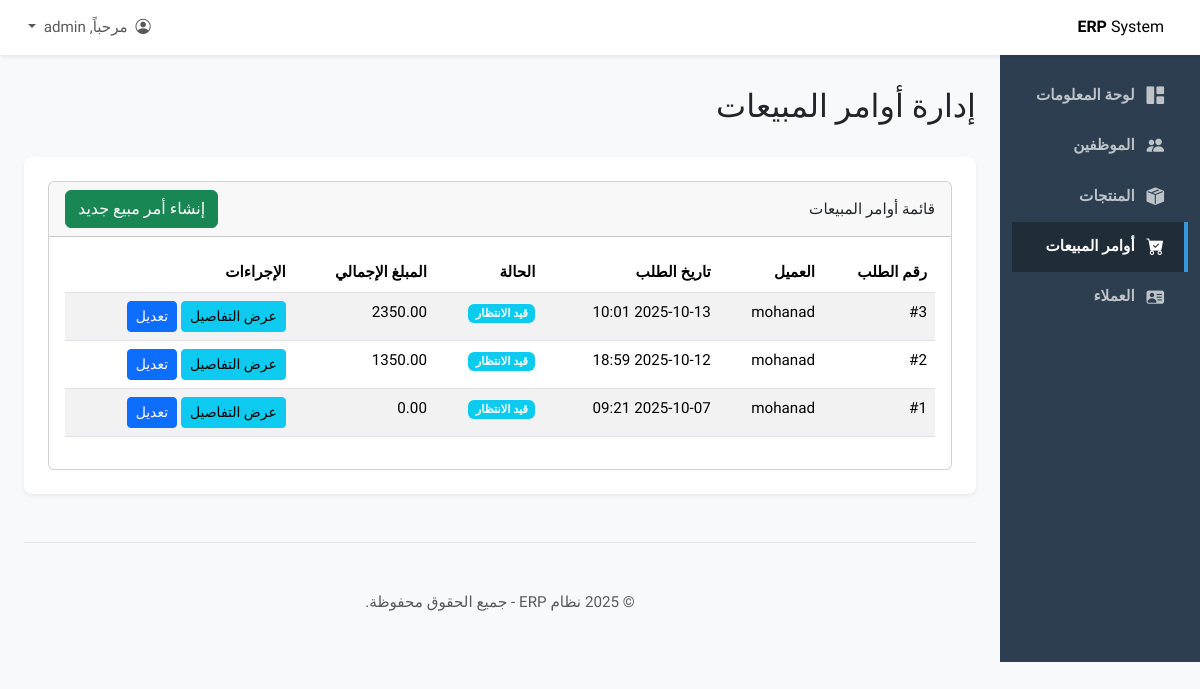
The page /customers/orders/ (signed in) on the database as committed earlier.
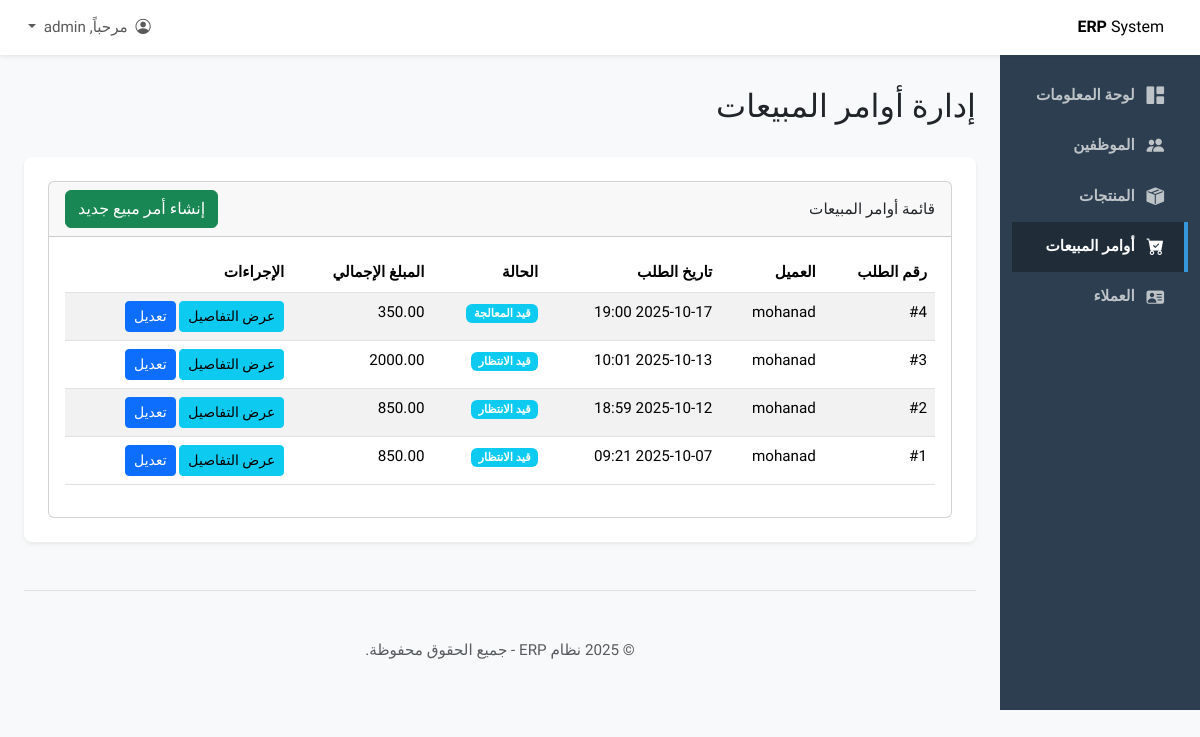
The same page on the database as committed later.
### sales/models.py (models this page shows, shortened)
class SalesOrder(models.Model):
    STATUS_CHOICES = [
        ('PENDING', 'قيد الانتظار'),
        ('PROCESSING', 'قيد المعالجة'),
        ('SHIPPED', 'تم الشحن'),
        ('DELIVERED', 'تم التسليم'),
        ('CANCELLED', 'ملغى'),
    ]
    customer = models.ForeignKey(Customer, on_delete=models.CASCADE, verbose_name="العميل")
    order_date = models.DateTimeField(default=timezone.now, verbose_name="تاريخ الطلب")
    status = models.CharField(max_length=20, choices=STATUS_CHOICES, default='PENDING', verbose_name="حالة الطلب")
    total_amount = models.DecimalField(max_digits=10, decimal_places=2, default=0.00, verbose_name="المبلغ الإجمالي")
    created_by = models.ForeignKey(Employee, on_delete=models.SET_NULL, null=True, blank=True, verbose_name="تم إنشاؤه بواسطة")
    class Meta:
        verbose_name = "أمر مبيع"
        verbose_name_plural = "أوامر المبيعات"

class Customer(models.Model):
    name = models.CharField(max_length=200, verbose_name="اسم العميل")
    email = models.EmailField(blank=True, null=True, verbose_name="البريد الإلكتروني")
    phone_number = models.CharField(max_length=20, blank=True, null=True, verbose_name="رقم الهاتف")
    address = models.TextField(blank=True, null=True, verbose_name="العنوان")
    class Meta:
        verbose_name = "العميل"
        verbose_name_plural = "العملاء"

### sales/views.py (the view)
# urls.py: path('', views.sales_order_list_view, name='sales_order_list'),
@login_required
@permission_required('sales.view_salesorder', raise_exception=True)
def sales_order_list_view(request):
    orders = SalesOrder.objects.all().order_by('-order_date') # عرض الأحدث أولاً
    return render(request, 'sales/sales_order_list.html', {'orders': orders})

### sales/templates/sales/sales_order_list.html (shortened to what this page needs)
{% extends "base.html" %}
{% block page_title %}إدارة أوامر المبيعات{% endblock %}
{% block content %}
<div class="card">
    <div class="card-header d-flex justify-content-between align-items-center">
        <span>قائمة أوامر المبيعات</span>
        {% if perms.sales.add_salesorder %}
            <a href="{% url 'sales_order_add' %}" class="btn btn-success">إنشاء أمر مبيع جديد</a>
        {% endif %}
    </div>
    <div class="card-body">
        <div class="table-responsive">
            <table class="table table-striped table-hover">
                <thead>
                    <tr>
                        <th>رقم الطلب</th>
                        <th>العميل</th>
                        <th>تاريخ الطلب</th>
                        <th>الحالة</th>
                        <th>المبلغ الإجمالي</th>
                        {% if perms.sales.view_salesorder or perms.sales.change_salesorder %}
                            <th>الإجراءات</th>
                        {% endif %}
                    </tr>
                </thead>
                <tbody>
                    {% for order in orders %}
                    <tr>
                        <td>#{{ order.id }}</td>
                        <td>{{ order.customer.name }}</td>
                        <td>{{ order.order_date|date:"Y-m-d H:i" }}</td>
                        <td><span class="badge bg-info">{{ order.get_status_display }}</span></td>
                        <td>{{ order.total_amount }}</td>
                        {% if perms.sales.view_salesorder or perms.sales.change_salesorder %}
                        <td>
                            {% if perms.sales.view_salesorder %}
                                <a href="{% url 'sales_order_detail' pk=order.pk %}" class="btn btn-sm btn-info">عرض
                                    التفاصيل</a>
                            {% endif %}
                            {% if perms.sales.change_salesorder %}
                                <a href="{% url 'sales_order_edit' pk=order.pk %}" class="btn btn-sm btn-primary">تعديل</a>
                            {% endif %}
                        </td>
                        {% endif %}
                    </tr>
                    {% empty %}
                    <tr>
                        <td colspan="6" class="text-center">لا يوجد أوامر مبيعات لعرضها.</td>
                    </tr>
                    {% endfor %}
                </tbody>
            </table>
        </div>
    </div>
</div>
{% endblock %}

### templates/base.html (shortened to what this page needs)
{% load static %}
<!doctype html>
<html lang="ar" dir="rtl">
<head>
  <link rel="stylesheet" href="https://cdn.jsdelivr.net/npm/bootstrap@5.3.2/dist/css/bootstrap.rtl.min.css"
>
  <link rel="stylesheet" href="https://cdn.jsdelivr.net/npm/bootstrap-icons@1.11.3/font/bootstrap-icons.min.css">
  <link rel="stylesheet" href="{% static 'css/custom.css' %}">
</head>
<body class="bg-light">
  <header class="navbar navbar-expand-lg navbar-light bg-white sticky-top flex-md-nowrap p-2 shadow-sm">
    <div class="container-fluid">
      <a class="navbar-brand col-md-3 col-lg-2 me-0 px-3 fs-6" href="{% url 'dashboard' %}">
        <strong>ERP</strong> System
      </a>
      <div class="navbar-nav">
        <div class="nav-item dropdown">
          <a class="nav-link dropdown-toggle" href="#" role="button" data-bs-toggle="dropdown" aria-expanded="false">
            <i class="bi bi-person-circle me-1"></i>
            مرحباً, {{ user.username }}
          </a>
        </div>
      </div>
    </div>
  </header>
  <div class="container-fluid">
    <div class="row">
      <nav id="sidebarMenu" class="col-md-3 col-lg-2 d-md-block sidebar collapse">
        <div class="position-sticky pt-3">
          <ul class="nav flex-column">
            <li class="nav-item">
              <a class="nav-link {% if request.resolver_match.url_name == 'dashboard' %}active{% endif %}" href="{% url 'dashboard' %}">
                <i class="bi bi-grid-1x2-fill me-2"></i>
                لوحة المعلومات
              </a>
            </li>
            {% if perms.employees.view_employee %}
            <li class="nav-item">
              <a class="nav-link {% if request.resolver_match.url_name == 'employee_list' %}active{% endif %}" href="{% url 'employee_list' %}">
                <i class="bi bi-people-fill me-2"></i>
                الموظفين
              </a>
            </li>
            {% endif %}
            {% if perms.inventory.view_product %}
            <li class="nav-item">
              <a class="nav-link {% if request.resolver_match.url_name == 'product_list' %}active{% endif %}" href="{% url 'product_list' %}">
                <i class="bi bi-box-seam-fill me-2"></i>
                المنتجات
              </a>
            </li>
            {% endif %}
            {% if perms.sales.view_salesorder %}
            <li class="nav-item">
              <a class="nav-link {% if request.resolver_match.url_name == 'sales_order_list' %}active{% endif %}" href="{% url 'sales_order_list' %}">
                <i class="bi bi-cart-check-fill me-2"></i>
                أوامر المبيعات
              </a>
            </li>
            {% endif %}
            {% if perms.sales.view_customer %}
            <li class="nav-item">
              <a class="nav-link {% if request.resolver_match.url_name == 'customer_list' %}active{% endif %}" href="{% url 'customer_list' %}">
                <i class="bi bi-person-vcard-fill me-2"></i>
                العملاء
              </a>
            </li>
            {% endif %}
          </ul>
        </div>
      </nav>
      <main class="col-md-9 ms-sm-auto col-lg-10 px-md-4">
        <div class="pt-3 pb-2 mb-3">
          <div class="d-flex justify-content-between flex-wrap flex-md-nowrap align-items-center">
            <h1 class="h2">{% block page_title %}{% endblock %}</h1>
          </div>
        </div>
        <div class="bg-white p-4 rounded-3 shadow-sm">
          {% block content %}{% endblock %}
        </div>
        <footer class="pt-4 my-md-5 pt-md-5 border-top">
            <div class="text-center text-muted">
                &copy; {% now "Y" %} نظام ERP - جميع الحقوق محفوظة.
            </div>
        </footer>
      </main>
    </div>
  </div>
</body>
</html>

### static/css/custom.css (style rules this page uses)
body { font-family: 'Cairo', sans-serif; font-size: 0.95rem; background-color: #f8f9fa; }
.sidebar { background-color: #2c3e50; color: #ecf0f1; }
.sidebar .nav-link { color: #bdc3c7; padding: 12px 20px; font-weight: 600; transition: all 0.2s ease-in-out; border-right: 4px solid transparent; }
.sidebar .nav-link.active { color: #ffffff; background-color: #202d39; border-right-color: #3498db; }
.sidebar .nav-link .bi { font-size: 1.1rem; vertical-align: middle; }
main { padding-top: 1rem; }

Rows that differ between the two databases and show on the page:
added SalesOrder: id "4", customer.name "mohanad", order_date "2025-10-17 19:00", status "قيد المعالجة", total_amount "350.00"
changed SalesOrder id 3: total_amount "2350.00" → "2000.00"
changed SalesOrder id 2: total_amount "1350.00" → "850.00"
changed SalesOrder id 1: total_amount "0.00" → "850.00"
